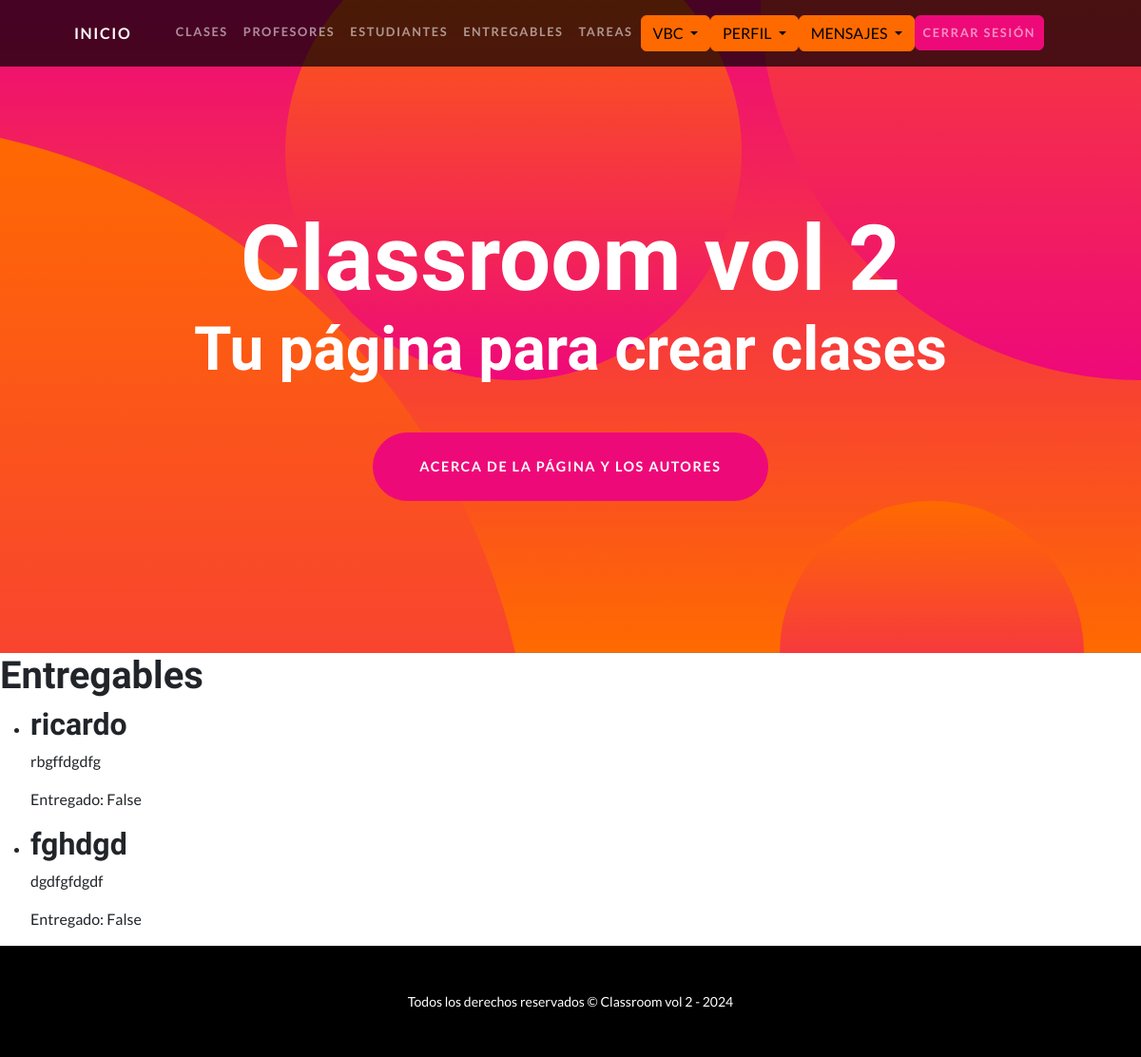
Screenshot of /ver-entregables/ (signed in) with the database file from the repository.
### laApp/models.py (models this page shows)
class Entregable(models.Model):
    nombre = models.CharField(max_length=30)
    fecha_de_Entrega = models.DateField(auto_now_add=True)
    texto = models.TextField(null=True)
    entregado = models.BooleanField(default=False)

### laApp/views.py (the view)
# urls.py: path('ver-entregables/', views.ver_entregables, name='ver-entregables'),
def ver_entregables(request):
    entregables = Entregable.objects.all()
    return render(request, 'laApp/ver-entregables.html', {'entregables': entregables})

### laApp/templates/laApp/ver-entregables.html
{% extends 'laApp/base.html' %}
{% block content %}
  <h1>Entregables</h1>
  <ul>
    {% for entregable in entregables %}
      <li>
        <h2>{{ entregable.nombre }}</h2>
        <p>{{ entregable.texto }}</p>
        <p>Entregado: {{ entregable.entregado }}</p>
      </li>
    {% endfor %}
  </ul>
{% endblock %}

### rows the page displays
Entregable: nombre "ricardo", texto "rbgffdgdfg", entregado "False"
Entregable: nombre "fghdgd", texto "dgdfgfdgdf", entregado "False"
